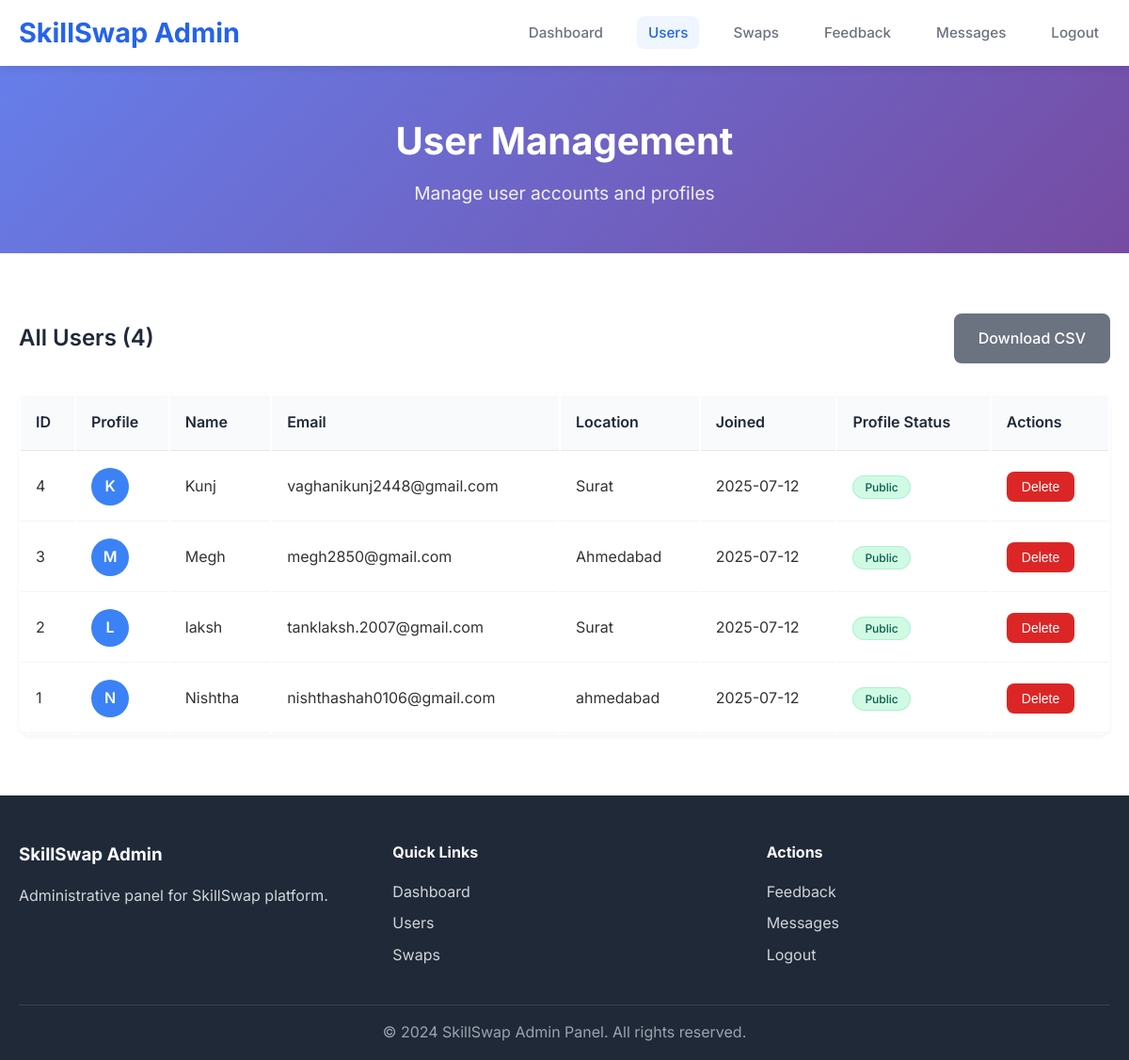
/admin/users (signed in), run on the app's committed database.
### app.py (models this page shows, shortened)
class User(UserMixin, db.Model):
    id = db.Column(db.Integer, primary_key=True)
    full_name = db.Column(db.String(100), nullable=False)
    email = db.Column(db.String(120), unique=True, nullable=False)
    password_hash = db.Column(db.String(255), nullable=False)
    profile_photo = db.Column(db.String(255))
    location = db.Column(db.String(100))
    created_at = db.Column(db.DateTime, default=db.func.current_timestamp())
    last_seen = db.Column(db.DateTime, default=db.func.current_timestamp())
    profile = db.relationship('Profile', backref='user', uselist=False)

### app.py (the view)
@app.route('/admin/users')
def admin_users():
    if not session.get('admin_logged_in'):
        flash('Admin access required.', 'error')
        return redirect(url_for('admin_login'))
    users = User.query.order_by(User.created_at.desc()).all()
    return render_template('admin_users.html', users=users)

### app.py (called while the page is built, shortened)
@app.context_processor
def inject_pending_requests():
    return {'pending_requests_count': 0}

@app.context_processor
def inject_unread_messages():
    return {'unread_messages_count': 0}

### templates/admin_users.html (shortened to what this page needs)
<!DOCTYPE html>
<html lang="en">
<head>
    <link rel="stylesheet" href="{{ url_for('static', filename='css/style.css') }}">
</head>
<body>
    <header class="header">
        <nav class="navbar">
            <div class="nav-container">
                <div class="nav-logo">
                    <h1>SkillSwap Admin</h1>
                </div>
                <ul class="nav-menu">
                    <li class="nav-item">
                        <a href="{{ url_for('admin_dashboard') }}" class="nav-link">Dashboard</a>
                    </li>
                    <li class="nav-item">
                        <a href="{{ url_for('admin_users') }}" class="nav-link active">Users</a>
                    </li>
                    <li class="nav-item">
                        <a href="{{ url_for('admin_swaps') }}" class="nav-link">Swaps</a>
                    </li>
                    <li class="nav-item">
                        <a href="{{ url_for('admin_feedback') }}" class="nav-link">Feedback</a>
                    </li>
                    <li class="nav-item">
                        <a href="{{ url_for('admin_message') }}" class="nav-link">Messages</a>
                    </li>
                    <li class="nav-item">
                        <a href="{{ url_for('admin_logout') }}" class="nav-link">Logout</a>
                    </li>
                </ul>
            </div>
        </nav>
    </header>
    <main class="main">
        <section class="page-header">
            <div class="container">
                <h1 class="page-title">User Management</h1>
                <p class="page-subtitle">Manage user accounts and profiles</p>
            </div>
        </section>
        <section class="admin-content">
            <div class="container">
                <div class="admin-header">
                    <h2>All Users ({{ users|length }})</h2>
                    <a href="{{ url_for('admin_download_csv', report_type='users') }}" class="btn btn-secondary">Download CSV</a>
                </div>
                <div class="users-table-container">
                    <table class="admin-table">
                        <thead>
                            <tr>
                                <th>ID</th>
                                <th>Profile</th>
                                <th>Name</th>
                                <th>Email</th>
                                <th>Location</th>
                                <th>Joined</th>
                                <th>Profile Status</th>
                                <th>Actions</th>
                            </tr>
                        </thead>
                        <tbody>
                            {% for user in users %}
                                <tr>
                                    <td>{{ user.id }}</td>
                                    <td>
                                        {% if user.profile_photo %}
                                            <img src="{{ url_for('static', filename=user.profile_photo) }}" alt="Profile" class="user-thumbnail">
                                        {% else %}
                                            <div class="user-thumbnail-placeholder">
                                                {{ user.full_name[0].upper() }}
                                            </div>
                                        {% endif %}
                                    </td>
                                    <td>{{ user.full_name }}</td>
                                    <td>{{ user.email }}</td>
                                    <td>{{ user.location or 'Not specified' }}</td>
                                    <td>{{ user.created_at.strftime('%Y-%m-%d') }}</td>
                                    <td>
                                        {% if user.profile %}
                                            <span class="status-badge status-{% if user.profile.is_public %}public{% else %}private{% endif %}">
                                                {% if user.profile.is_public %}Public{% else %}Private{% endif %}
                                            </span>
                                        {% else %}
                                            <span class="status-badge status-none">No Profile</span>
                                        {% endif %}
                                    </td>
                                    <td>
                                        <form method="POST" action="{{ url_for('admin_delete_user', user_id=user.id) }}"
                                              onsubmit="return confirm('Are you sure you want to delete this user? This action cannot be undone.')">
                                            <button type="submit" class="btn btn-danger btn-small">Delete</button>
                                        </form>
                                    </td>
                                </tr>
                            {% endfor %}
                        </tbody>
                    </table>
                </div>
            </div>
        </section>
    </main>
    <footer class="footer">
        <div class="container">
            <div class="footer-content">
                <div class="footer-section">
                    <h3>SkillSwap Admin</h3>
                    <p>Administrative panel for SkillSwap platform.</p>
                </div>
                <div class="footer-section">
                    <h4>Quick Links</h4>
                    <ul>
                        <li><a href="{{ url_for('admin_dashboard') }}">Dashboard</a></li>
                        <li><a href="{{ url_for('admin_users') }}">Users</a></li>
                        <li><a href="{{ url_for('admin_swaps') }}">Swaps</a></li>
                    </ul>
                </div>
                <div class="footer-section">
                    <h4>Actions</h4>
                    <ul>
                        <li><a href="{{ url_for('admin_feedback') }}">Feedback</a></li>
                        <li><a href="{{ url_for('admin_message') }}">Messages</a></li>
                        <li><a href="{{ url_for('admin_logout') }}">Logout</a></li>
                    </ul>
                </div>
            </div>
            <div class="footer-bottom">
                <p>&copy; 2024 SkillSwap Admin Panel. All rights reserved.</p>
            </div>
        </div>
    </footer>
</body>
</html>

### static/css/style.css (style rules this page uses)
* { margin: 0; padding: 0; box-sizing: border-box; }
body { font-family: 'Inter', -apple-system, BlinkMacSystemFont, 'Segoe UI', Roboto, sans-serif; line-height: 1.6; color: #333; background-color: #ffffff; }
.container { max-width: 1200px; margin: 0 auto; padding: 0 20px; }
.header { background-color: #ffffff; box-shadow: 0 2px 10px rgba(0, 0, 0, 0.1); position: sticky; top: 0; z-index: 1000; }
.navbar { padding: 0.75rem 0; }
.nav-container { display: flex; justify-content: space-between; align-items: center; max-width: 1200px; margin: 0 auto; padding: 0 20px; }
.nav-logo { display: flex; align-items: center; gap: 0.75rem; }
.nav-logo h1 { font-size: 1.8rem; font-weight: 700; color: #2563eb; margin: 0; }
.nav-menu { display: flex; list-style: none; gap: 1.5rem; align-items: center; }
.nav-link { text-decoration: none; color: #6b7280; font-weight: 500; transition: color 0.3s ease; padding: 0.5rem 0.75rem; border-radius: 0.5rem; position: relative; font-size: 0.95rem; }
.nav-link:hover, .nav-link.active { color: #2563eb; background-color: #eff6ff; }
.nav-link { position: relative; }
.main { min-height: calc(100vh - 200px); }
.btn { display: inline-block; padding: 0.75rem 1.5rem; text-decoration: none; border-radius: 0.5rem; font-weight: 500; transition: all 0.3s ease; border: none; cursor: pointer; font-size: 1rem; }
.btn-secondary { background-color: #6b7280; color: white; border: 2px solid #6b7280; }
.btn-danger { background-color: #ef4444; color: white; }
.page-header { padding: 3rem 0; background: linear-gradient(135deg, #667eea 0%, #764ba2 100%); color: white; text-align: center; }
.page-title { font-size: 2.5rem; font-weight: 700; margin-bottom: 0.5rem; }
.page-subtitle { font-size: 1.2rem; opacity: 0.9; }
.footer { background-color: #1f2937; color: white; padding: 3rem 0 1rem; }
.footer-content { display: grid; grid-template-columns: repeat(auto-fit, minmax(250px, 1fr)); gap: 2rem; margin-bottom: 2rem; }
.footer-section h3, .footer-section h4 { margin-bottom: 1rem; color: #f9fafb; }
.footer-section p { color: #d1d5db; line-height: 1.6; }
.footer-section ul { list-style: none; }
.footer-section ul li { margin-bottom: 0.5rem; }
.footer-section ul li a { color: #d1d5db; text-decoration: none; transition: color 0.3s ease; }
.footer-bottom { border-top: 1px solid #374151; padding-top: 1rem; text-align: center; }
.footer-bottom p { color: #9ca3af; }
.status-badge { padding: 0.25rem 0.75rem; border-radius: 1rem; font-size: 0.875rem; font-weight: 500; }
.status-public { background: #d1fae5; color: #065f46; border: 1px solid #a7f3d0; }
.status-badge { padding: 0.25rem 0.75rem; border-radius: 12px; font-size: 0.8rem; font-weight: 500; }
.status-public { background: #f0fff4; color: #38a169; }
.status-badge { padding: 0.25rem 0.75rem; border-radius: 1rem; font-size: 0.75rem; font-weight: 500; }
.btn-small { padding: 0.5rem 1rem; font-size: 0.875rem; }
.btn-danger { background: #dc2626; color: white; }
.admin-content { padding: 4rem 0; }
.admin-header { display: flex; justify-content: space-between; align-items: center; margin-bottom: 2rem; }
.admin-header h2 { font-size: 1.5rem; font-weight: 600; color: #1f2937; }
.admin-table { width: 100%; background: white; border-radius: 0.75rem; overflow: hidden; box-shadow: 0 2px 4px rgba(0, 0, 0, 0.05); }
.admin-table th { background: #f8fafc; padding: 1rem; text-align: left; font-weight: 600; color: #1f2937; border-bottom: 1px solid #e5e7eb; }
.admin-table td { padding: 1rem; border-bottom: 1px solid #f3f4f6; }
.user-thumbnail-placeholder { width: 40px; height: 40px; border-radius: 50%; background: #3b82f6; color: white; display: flex; align-items: center; justify-content: center; font-weight: 600; }
.status-public { background: #d1fae5; color: #065f46; }

### data on the page
User: id "4", full_name "K", full_name "Kunj", email "vaghanikunj2448@gmail.com", location "Surat", created_at "2025-07-12"
User: id "3", full_name "M", full_name "Megh", email "megh2850@gmail.com", location "Ahmedabad", created_at "2025-07-12"
User: id "2", full_name "L", full_name "laksh", email "tanklaksh.2007@gmail.com", location "Surat", created_at "2025-07-12"
User: id "1", full_name "N", full_name "Nishtha", email "nishthashah0106@gmail.com", location "ahmedabad", created_at "2025-07-12"

### other printed values
{{ users|length }} "4"
